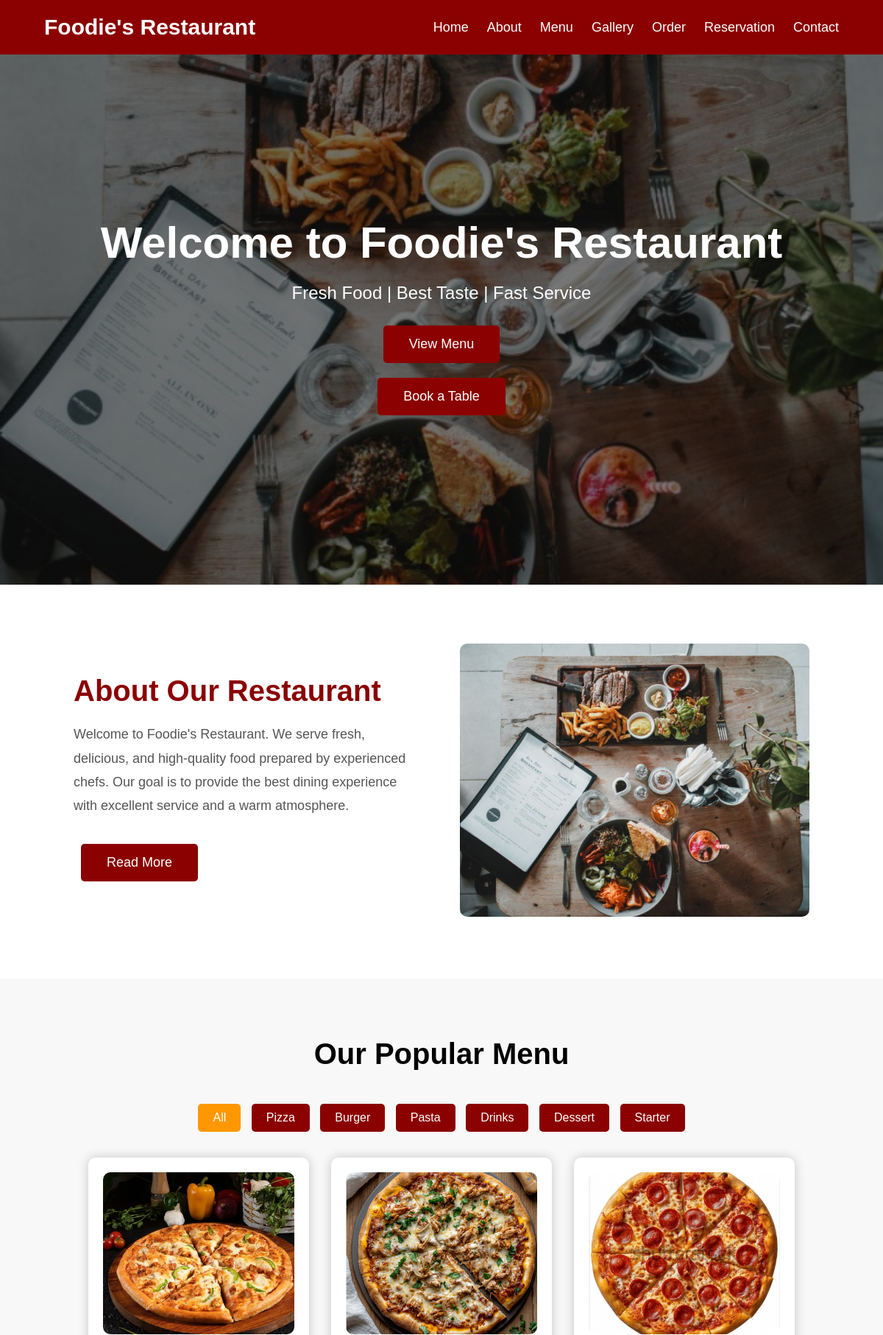
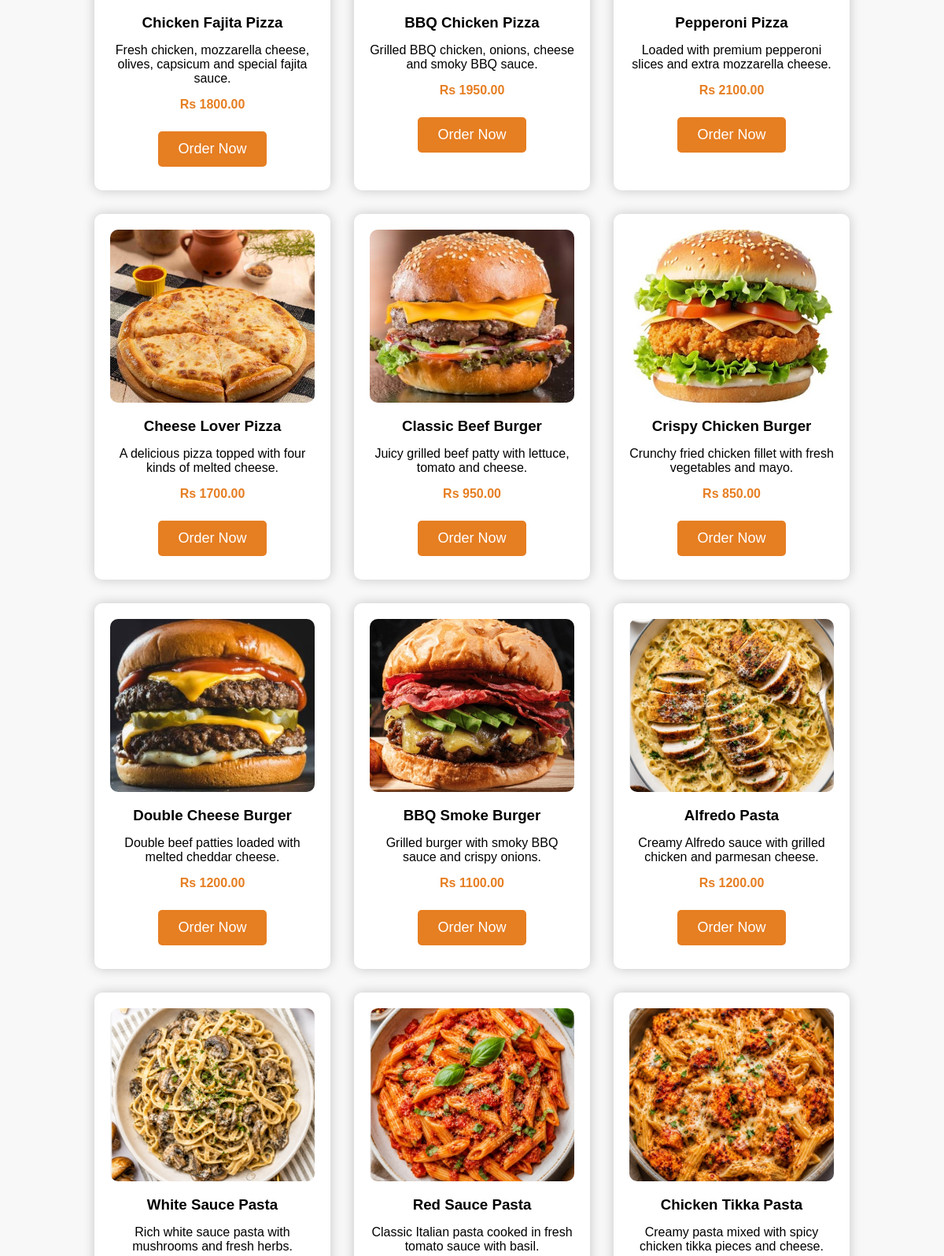
The page / (upper part) on the database its author committed (2 pictures, top to bottom).
### menu/models.py (models this page shows, shortened)
class Menu(models.Model):
    name = models.CharField(max_length=100)
    description = models.TextField()
    price = models.DecimalField(max_digits=8, decimal_places=2)
    category = models.CharField(max_length=50)
    image = models.CharField(max_length=255)

### home/views.py (the view)
# urls.py: path('', views.index, name='index'),
def index(request):
    menu_items = Menu.objects.all()
    gallery_items = Gallery.objects.all()
    chef_items = Chef.objects.all()
    testimonial_items = Testimonial.objects.all()
    return render(request, 'home/index.html', {
        'menu_items': menu_items,
        'gallery_items': gallery_items,
        'chef_items': chef_items,
        'testimonial_items': testimonial_items,
    })

### home/templates/home/index.html (shortened to what this page needs)
{% extends 'base.html' %}
{% load static %}
{% block content %}
{% include 'includes/navbar.html' %}
    <section id="home" class="hero">
        <h1>Welcome to Foodie's Restaurant</h1>
        <p>Fresh Food | Best Taste | Fast Service</p>
        <button id="menuBtn">View Menu</button>
        <button id="bookBtn">Book a Table</button>
    </section>
    <section id="about" class="about">
        <div class="about-text">
            <h2>About Our Restaurant</h2>
            <p>
                Welcome to Foodie's Restaurant. We serve fresh, delicious,
                and high-quality food prepared by experienced chefs.
                Our goal is to provide the best dining experience with
                excellent service and a warm atmosphere.
            </p>
            <button>Read More</button>
        </div>
        <div class="about-image">
            <img src="{% static 'home/images/background.jpeg' %}" alt="Restaurant">
        </div>
    </section>
<section id="menu" class="menu">
    <h2>Our Popular Menu</h2>
    <div class="filter-buttons">
    <button type="button" class="active" data-filter="All">All</button>
    <button type="button" data-filter="Pizza">Pizza</button>
    <button type="button" data-filter="Burger">Burger</button>
    <button type="button" data-filter="Pasta">Pasta</button>
    <button type="button" data-filter="Drinks">Drinks</button>
    <button type="button" data-filter="Dessert">Dessert</button>
    <button type="button" data-filter="Starter">Starter</button>
</div>
    <div class="menu-container">
        {% for item in menu_items %}
    <div class="card" data-category="{{ item.category }}">
        <img src="{% static 'home/images/' %}{{ item.image }}" alt="{{ item.name }}">
        <h3>{{ item.name }}</h3>
        <p>{{ item.description }}</p>
        <h4>Rs {{ item.price }}</h4>
        <button>Order Now</button>
    </div>
    {% endfor %}
</div>
{% endblock %}

### home/templates/base.html (shortened to what this page needs)
{% load static %}
<!DOCTYPE html>
<html lang="en">
<head>
    <link rel="stylesheet" href="{% static 'home/css/style.css' %}">
</head>
<body>
{% block content %}
{% endblock %}
</body>
</html>

### home/templates/includes/navbar.html (shortened to what this page needs)
<nav>
    <h2>Foodie's Restaurant</h2>
    <ul id="navLinks">
        <li><a href="#home">Home</a></li>
        <li><a href="#about">About</a></li>
        <li><a href="#menu">Menu</a></li>
        <li><a href="#gallery">Gallery</a></li>
        <li><a href="#order">Order</a></li>
        <li><a href="#reservation">Reservation</a></li>
        <li><a href="#contact-form">Contact</a></li>    </ul>
</nav>

### home/static/home/css/style.css (style rules this page uses)
* { margin:0; padding:0; box-sizing:border-box; }
body { font-family:Arial,sans-serif; }
nav { background:#8B0000; color:white; display:flex; justify-content:space-between; align-items:center; padding:20px 60px; position:sticky; top:0; z-index:1000; }
nav h2 { font-size:30px; }
nav ul { list-style:none; display:flex; }
nav ul li { margin-left:25px; }
nav ul li a { color:white; text-decoration:none; font-size:18px; }
.hero { height:90vh; background: linear-gradient(rgba(0,0,0,0.5), rgba(0,0,0,0.5)), url("../images/background.jpeg"); background-size:cover; background-position:center; background-repeat:no-repeat; display:flex; flex-direction:column; justify-content:center; align-items:center; text-align:center; }
.hero h1 { font-size:60px; color:white; }
.hero p { font-size:24px; margin:20px 0; color:white; }
button { padding:15px 35px; margin:10px; border:none; border-radius:5px; background:#8B0000; color:white; font-size:18px; cursor:pointer; transition:0.3s; }
.about { display:flex; justify-content:space-between; align-items:center; padding:80px 100px; gap:50px; }
.about-text { flex:1; }
.about-text h2 { font-size:40px; color:#8B0000; margin-bottom:20px; }
.about-text p { font-size:18px; line-height:1.8; color:#555; margin-bottom:25px; }
.about-image { flex:1; }
.about-image img { width:100%; border-radius:10px; }
.menu { padding:80px 10%; text-align:center; background:#f8f8f8; }
.menu h2 { font-size:40px; margin-bottom:40px; }
.menu-container { display:grid; grid-template-columns:repeat(3,1fr); gap:30px; }
.card { background:white; border-radius:10px; padding:20px; box-shadow:0 0 15px rgba(0,0,0,0.2); transition:0.3s; }
.card img { width:100%; height:220px; object-fit:cover; border-radius:10px; }
.card h3 { margin-top:15px; }
.card p { margin:15px 0; }
.card h4 { color:#e67e22; margin-bottom:15px; }
.card button { background:#e67e22; color:white; border:none; padding:12px 25px; border-radius:5px; cursor:pointer; }
html { scroll-behavior:smooth; }
* { scroll-behavior:smooth; }
section { animation:fadeIn 1s ease; }
.filter-buttons { text-align:center; margin:30px 0; }
.filter-buttons button { padding:10px 20px; margin:5px; border:none; background:#8B0000; color:white; cursor:pointer; border-radius:5px; font-size:16px; transition:0.3s; }
.filter-buttons button.active { background:#ff9800; }
.menu-container { display:grid; grid-template-columns:repeat(auto-fit,minmax(280px,1fr)); gap:30px; }

### rows shown on the page
Menu: image (picture), name "Chicken Fajita Pizza", description "Fresh chicken, mozzarella cheese, olives, capsicum and special fajita sauce.", price "1800.00"
Menu: image (picture), name "BBQ Chicken Pizza", description "Grilled BBQ chicken, onions, cheese and smoky BBQ sauce.", price "1950.00"
Menu: image (picture), name "Pepperoni Pizza", description "Loaded with premium pepperoni slices and extra mozzarella cheese.", price "2100.00"
Menu: image (picture), name "Cheese Lover Pizza", description "A delicious pizza topped with four kinds of melted cheese.", price "1700.00"
Menu: image (picture), name "Classic Beef Burger", description "Juicy grilled beef patty with lettuce, tomato and cheese.", price "950.00"
Menu: image (picture), name "Crispy Chicken Burger", description "Crunchy fried chicken fillet with fresh vegetables and mayo.", price "850.00"
Menu: image (picture), name "Double Cheese Burger", description "Double beef patties loaded with melted cheddar cheese.", price "1200.00"
Menu: image (picture), name "BBQ Smoke Burger", description "Grilled burger with smoky BBQ sauce and crispy onions.", price "1100.00"
Menu: image (picture), name "Alfredo Pasta", description "Creamy Alfredo sauce with grilled chicken and parmesan cheese.", price "1200.00"
Menu: image (picture), name "White Sauce Pasta", description "Rich white sauce pasta with mushrooms and fresh herbs."
Menu: image (picture), name "Red Sauce Pasta", description "Classic Italian pasta cooked in fresh tomato sauce with basil."
Menu: image (picture), name "Chicken Tikka Pasta", description "Creamy pasta mixed with spicy chicken tikka pieces and cheese."
